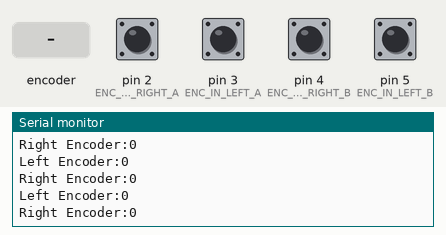
Simulated run of this sketch. Board: Arduino Uno, built with avr-gcc and run on an emulated ATmega328P. Parts: the last lines printed to the serial monitor. Inputs (shaded band) come from the test bench; at power-on: pin 2 (ENC_IN_RIGHT_A), pin 3 (ENC_IN_LEFT_A), pin 4 (ENC_IN_RIGHT_B), pin 5 (ENC_IN_LEFT_B) HIGH. The ROS host is connected and sends only what is stated.

Above: at 1.2 s.
1.3 s: rotary encoder on pin 2 (ENC_IN_RIGHT_A) / pin 5 (ENC_IN_LEFT_B) turned 1 step (first pin leading)
At 1.63 s:
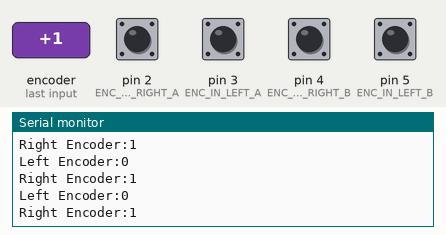
3.0 s: pin 3 (ENC_IN_LEFT_A) pulled LOW for 0.15 s
At 3.24 s:
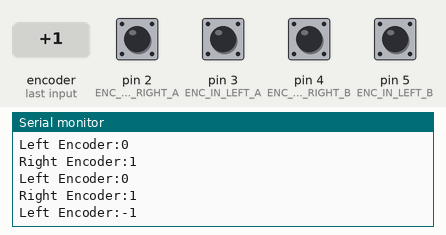
6.1 s: pin 3 (ENC_IN_LEFT_A) pulled LOW for 1 s
At 7.18 s:
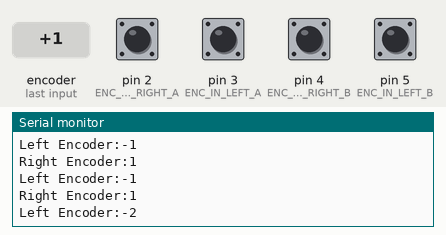
8.6 s: rotary encoder on pin 2 (ENC_IN_RIGHT_A) / pin 5 (ENC_IN_LEFT_B) turned 1 step (first pin leading)
At 8.7 s:
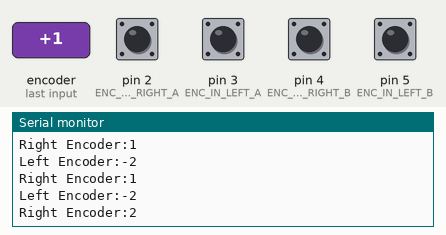
Timing chart, 0 to 11.3 s (numbered marks = the images above; inputs shaded):
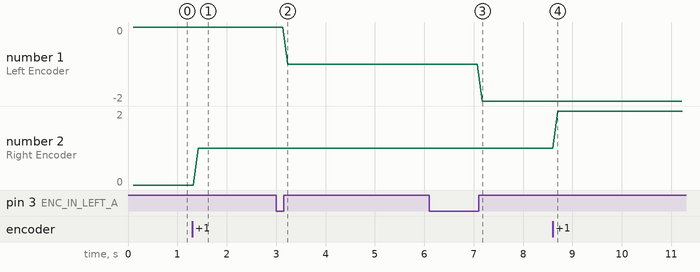

Measured:
- after the input at 1.3 s, the serial monitor: prints a new line after 0.12 s (image 1)
- after the input at 3.0 s, the serial monitor: prints a new line after 0.23 s (image 2)
- after the input at 6.1 s, the serial monitor: prints a new line after 1.1 s (image 3)
- after the input at 8.6 s, the serial monitor: prints a new line after 0.10 s (image 4)
- plotted number 1: 0 → -1 after the input at 3.0 s, -1 → -2 after the input at 6.1 s
- plotted number 2: 0 → 1 after the input at 1.3 s, 1 → 2 after the input at 8.6 s

The sketch:

ticks_encoder.ino
```cpp
/*
 * Author: Automatic Addison
 * Website: https://automaticaddison.com
 * Description: ROS node that publishes the accumulated ticks for each wheel
 * (right_ticks and left_ticks topics) using the built-in encoder
 * (forward = positive; reverse = negative)
 */

#include <ros.h>
#include <std_msgs/Int16.h>

// Handles startup and shutdown of ROS
ros::NodeHandle nh;

// Encoder output to Arduino Interrupt pin. Tracks the tick count.
#define ENC_IN_LEFT_A 3
#define ENC_IN_RIGHT_A 2

// Other encoder output to Arduino to keep track of wheel direction
// Tracks the direction of rotation.
#define ENC_IN_LEFT_B 5
#define ENC_IN_RIGHT_B 4

// True = Forward; False = Reverse
boolean Direction_left = true;
boolean Direction_right = true;

// Minumum and maximum values for 16-bit integers
const int encoder_minimum = -32768;
const int encoder_maximum = 32767;

// Keep track of the number of wheel ticks
std_msgs::Int16 right_wheel_tick_count;
ros::Publisher rightPub("right_ticks", &right_wheel_tick_count);

std_msgs::Int16 left_wheel_tick_count;
ros::Publisher leftPub("left_ticks", &left_wheel_tick_count);

// 100ms interval for measurements
const int interval = 100;
long previousMillis = 0;
long currentMillis = 0;

// Increment the number of ticks
void right_wheel_tick() {

  // Read the value for the encoder for the right wheel
  int val = digitalRead(ENC_IN_RIGHT_B);

  if(val == LOW) {
    Direction_right = false; // Reverse
  }
  else {
    Direction_right = true; // Forward
  }

  if (Direction_right) {

    if (right_wheel_tick_count.data == encoder_maximum) {
      right_wheel_tick_count.data = encoder_minimum;
    }
    else {
      right_wheel_tick_count.data++;
    }
  }
  else {
    if (right_wheel_tick_count.data == encoder_minimum) {
      right_wheel_tick_count.data = encoder_maximum;
    }
    else {
      right_wheel_tick_count.data--;
    }
  }
}

// Increment the number of ticks
void left_wheel_tick() {

  // Read the value for the encoder for the left wheel
  int val = digitalRead(ENC_IN_LEFT_B);

  if(val == LOW) {
    Direction_left = true; // Reverse
  }
  else {
    Direction_left = false; // Forward
  }

  if (Direction_left) {
    if (left_wheel_tick_count.data == encoder_maximum) {
      left_wheel_tick_count.data = encoder_minimum;
    }
    else {
      left_wheel_tick_count.data++;
    }
  }
  else {
    if (left_wheel_tick_count.data == encoder_minimum) {
      left_wheel_tick_count.data = encoder_maximum;
    }
    else {
      left_wheel_tick_count.data--;
    }
  }
}

void setup() {

  Serial.begin(19200);

  // Set pin states of the encoder
  pinMode(ENC_IN_LEFT_A , INPUT_PULLUP);
  pinMode(ENC_IN_LEFT_B , INPUT);
  pinMode(ENC_IN_RIGHT_A , INPUT_PULLUP);
  pinMode(ENC_IN_RIGHT_B , INPUT);

  // Every time the pin goes high, this is a tick
  attachInterrupt(digitalPinToInterrupt(ENC_IN_LEFT_A), left_wheel_tick, RISING);
  attachInterrupt(digitalPinToInterrupt(ENC_IN_RIGHT_A), right_wheel_tick, RISING);

  // ROS Setup
  nh.getHardware()->setBaud(19200);
  nh.initNode();
  nh.advertise(rightPub);
  nh.advertise(leftPub);
}

void loop() {

  // Record the time
  currentMillis = millis();

  // If 100ms have passed, print the number of ticks
  if (currentMillis - previousMillis > interval) {

    previousMillis = currentMillis;

    Serial.print("Left Encoder:");
    Serial.println(left_wheel_tick_count.data);
    Serial.print("Right Encoder:");
    Serial.println(right_wheel_tick_count.data);
   rightPub.publish( &right_wheel_tick_count );
    leftPub.publish( &left_wheel_tick_count );
    nh.spinOnce();
  }
}
```
